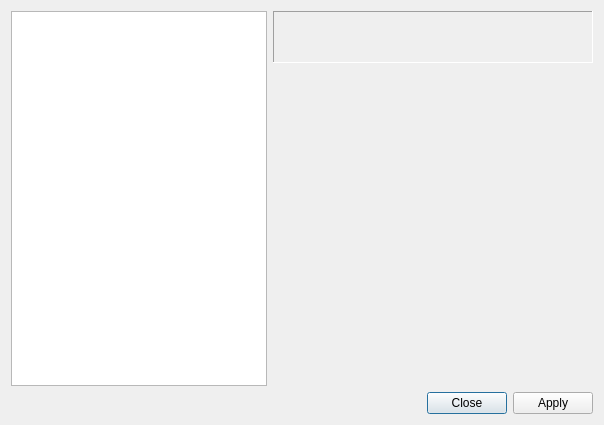
<?xml version="1.0" encoding="UTF-8"?>
<ui version="4.0">
 <class>PreferencesDialog</class>
 <widget class="QDialog" name="PreferencesDialog">
  <property name="geometry">
   <rect>
    <x>0</x>
    <y>0</y>
    <width>604</width>
    <height>425</height>
   </rect>
  </property>
  <property name="windowTitle">
   <string>ROSA Media Player - Preferences</string>
  </property>
  <layout class="QGridLayout" name="gridLayout_2">
   <item row="0" column="0" rowspan="2">
    <widget class="QListWidget" name="sections">
     <property name="sizePolicy">
      <sizepolicy hsizetype="Minimum" vsizetype="Expanding">
       <horstretch>0</horstretch>
       <verstretch>0</verstretch>
      </sizepolicy>
     </property>
     <property name="minimumSize">
      <size>
       <width>150</width>
       <height>0</height>
      </size>
     </property>
     <property name="viewMode">
      <enum>QListView::ListMode</enum>
     </property>
    </widget>
   </item>
   <item row="1" column="1">
    <widget class="QStackedWidget" name="pages">
     <property name="sizePolicy">
      <sizepolicy hsizetype="Expanding" vsizetype="Preferred">
       <horstretch>0</horstretch>
       <verstretch>0</verstretch>
      </sizepolicy>
     </property>
     <property name="currentIndex">
      <number>-1</number>
     </property>
    </widget>
   </item>
   <item row="2" column="0" colspan="2">
    <widget class="QDialogButtonBox" name="buttonBox">
     <property name="styleSheet">
      <string notr="true">QPushButton{ icon: none }</string>
     </property>
     <property name="orientation">
      <enum>Qt::Horizontal</enum>
     </property>
     <property name="standardButtons">
      <set>QDialogButtonBox::Apply|QDialogButtonBox::Close</set>
     </property>
    </widget>
   </item>
   <item row="0" column="1">
    <widget class="QFrame" name="section_frame">
     <property name="frameShape">
      <enum>QFrame::Panel</enum>
     </property>
     <property name="frameShadow">
      <enum>QFrame::Sunken</enum>
     </property>
     <layout class="QGridLayout" name="gridLayout">
      <item row="0" column="0">
       <widget class="QLabel" name="section_item_label">
        <property name="text">
         <string/>
        </property>
       </widget>
      </item>
      <item row="0" column="1">
       <widget class="QLabel" name="section_item_icon">
        <property name="sizePolicy">
         <sizepolicy hsizetype="Fixed" vsizetype="Fixed">
          <horstretch>0</horstretch>
          <verstretch>0</verstretch>
         </sizepolicy>
        </property>
        <property name="minimumSize">
         <size>
          <width>32</width>
          <height>32</height>
         </size>
        </property>
        <property name="maximumSize">
         <size>
          <width>32</width>
          <height>32</height>
         </size>
        </property>
        <property name="text">
         <string/>
        </property>
        <property name="scaledContents">
         <bool>true</bool>
        </property>
        <property name="alignment">
         <set>Qt::AlignCenter</set>
        </property>
       </widget>
      </item>
     </layout>
    </widget>
   </item>
  </layout>
 </widget>
 <resources/>
 <connections>
  <connection>
   <sender>sections</sender>
   <signal>currentRowChanged(int)</signal>
   <receiver>pages</receiver>
   <slot>setCurrentIndex(int)</slot>
   <hints>
    <hint type="sourcelabel">
     <x>145</x>
     <y>202</y>
    </hint>
    <hint type="destinationlabel">
     <x>372</x>
     <y>231</y>
    </hint>
   </hints>
  </connection>
  <connection>
   <sender>buttonBox</sender>
   <signal>accepted()</signal>
   <receiver>PreferencesDialog</receiver>
   <slot>accept()</slot>
   <hints>
    <hint type="sourcelabel">
     <x>259</x>
     <y>401</y>
    </hint>
    <hint type="destinationlabel">
     <x>259</x>
     <y>212</y>
    </hint>
   </hints>
  </connection>
  <connection>
   <sender>buttonBox</sender>
   <signal>rejected()</signal>
   <receiver>PreferencesDialog</receiver>
   <slot>reject()</slot>
   <hints>
    <hint type="sourcelabel">
     <x>259</x>
     <y>401</y>
    </hint>
    <hint type="destinationlabel">
     <x>259</x>
     <y>212</y>
    </hint>
   </hints>
  </connection>
 </connections>
</ui>
